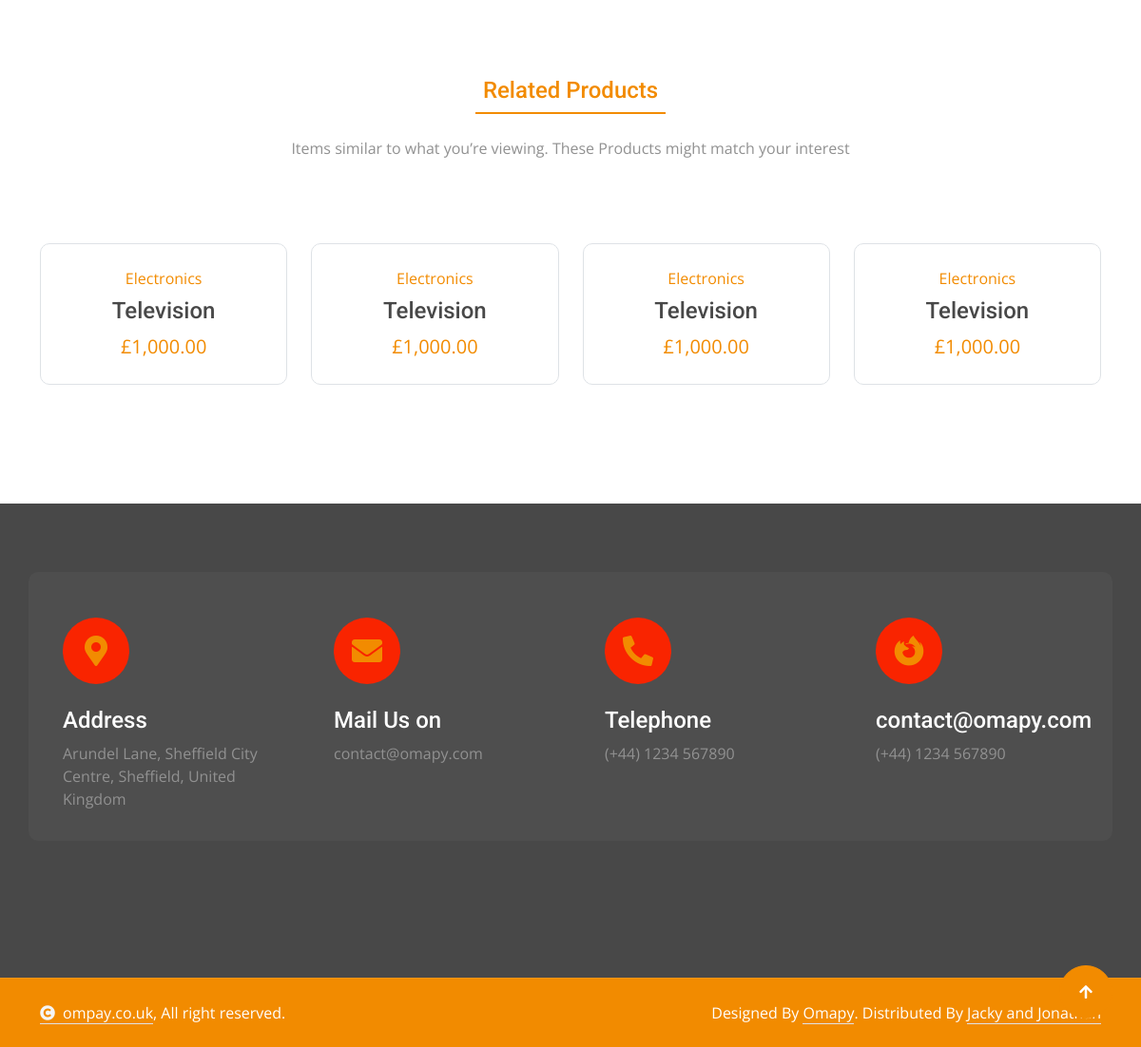
The app's page /product/2/ (lower part), older data.
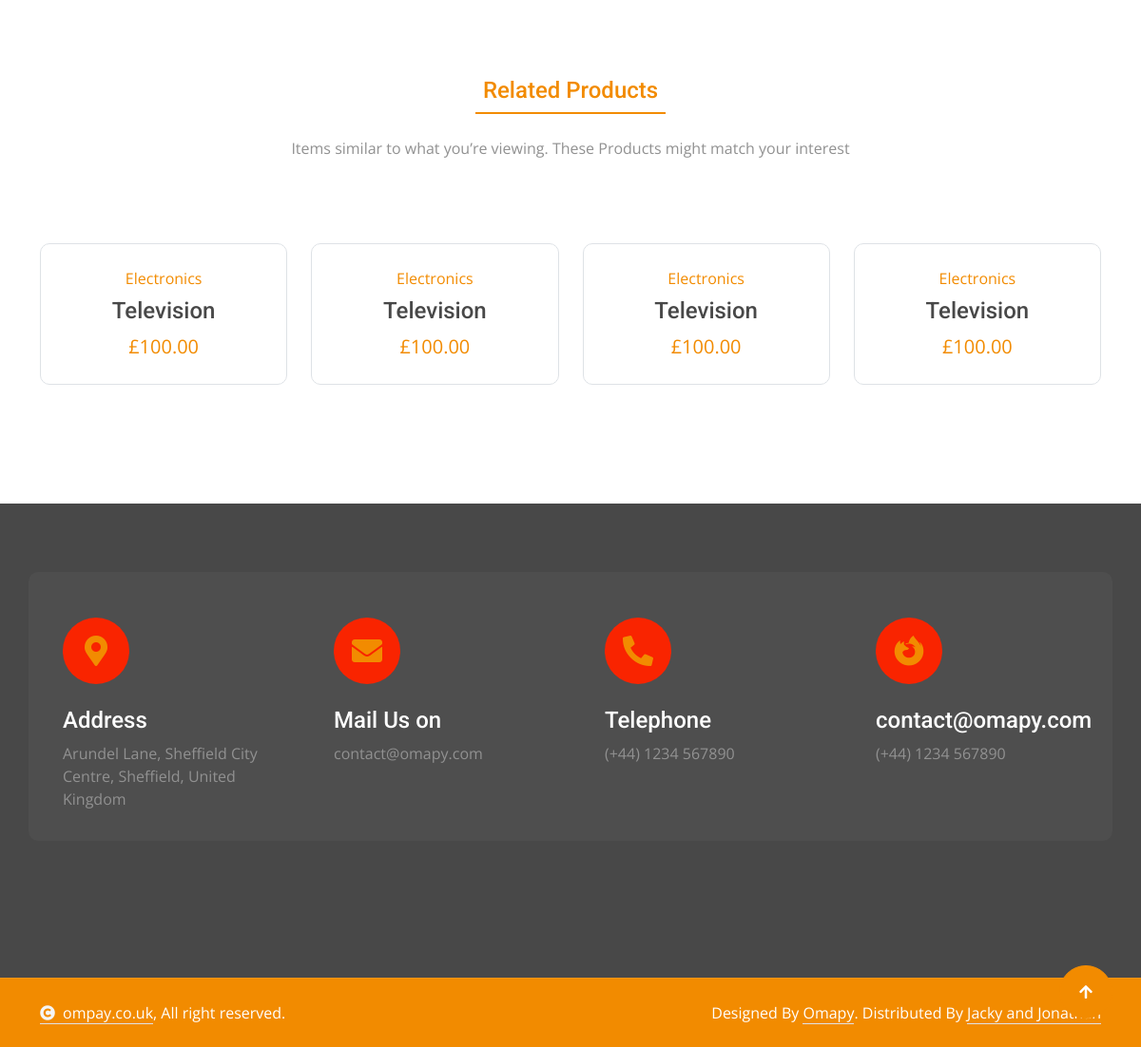
The same page, newer data.
### tables this page shows
CREATE TABLE products (
    id INTEGER PRIMARY KEY AUTOINCREMENT,
    created TIMESTAMP DEFAULT CURRENT_TIMESTAMP,
    user INTEGER NOT NULL REFERENCES users(id),
    product_name TEXT NOT NULL,
    product_price INTEGER NOT NULL,
    product_category TEXT,
    product_brand TEXT,
    product_description TEXT,
    product_image TEXT,
    product_gallery1 TEXT,
    product_gallery2 TEXT,
    product_gallery3 TEXT
);

### app.py (the view)
@app.route('/product/<int:id>/')
def product(id):
    product_data = get_product_by_id(id)
    if not product_data:
         flash(category='warning', message='Requested product not found!')
         return redirect(url_for('/'))
    related_products = get_related_products( product_data['product_category'],product_data['id'])
    return render_template('product.html', title=product_data['product_name'], product=product_data, related_products=related_products)

### app.py (called while the page is built)
@app.context_processor
def inject_csrf_token():
    return dict(csrf_token=generate_csrf())

@app.context_processor
def inject_site_name():
    return dict(siteName=siteName)

@app.context_processor
def inject_user():
    return {
        "username": session.get("username", "Shopper"),
        "user_id": session.get("user_id")
    }

def is_admin():
    return session.get('user_id') == 8

@app.context_processor
def inject_admin():
    return dict(is_admin=is_admin)

@app.template_filter()
def get_username(user_id):
    user = get_user_by_id(user_id)
    return user['username'] if user else 'Unknown'

@app.template_filter('gbp')
def gbp(value):
    try:
        return "£{:,.2f}".format(float(value))
    except (ValueError, TypeError):
        return "£0.00"

@app.context_processor
def inject_categories():
    return {
        "categories": get_categories_with_count()
    }

### db/db.py (called while the page is built)
def get_user_by_id(user_id):
    conn = get_db_connection()
    user = conn.execute('SELECT * FROM users WHERE id = ?', (user_id,)).fetchone()
    conn.close()
    if user is None:
        abort(404)
    return user

### templates/product.html (shortened to what this page needs)
{% extends "base.html" %}
{% block content %}
<div class="container-fluid shop py-5">
    <div class="container py-5">
    </div>
</div>
<div class="container-fluid related-product">
    <div class="container">
        <div class="mx-auto text-center pb-5" style="max-width: 700px;">
            <h4 class="text-primary mb-4 border-bottom border-primary border-2 d-inline-block p-2 title-border-radius wow fadeInUp"
                data-wow-delay="0.1s">Related Products</h4>
            <p class="wow fadeInUp" data-wow-delay="0.2s">Items similar to what you’re viewing. These Products might
                match your interest</p>
        </div>
        <div class="related-carousel owl-carousel pt-4">
            {% for item in related_products %}
            <div class="related-item rounded">
                <div class="related-item-inner border rounded">
                    <div class="text-center rounded-bottom p-4">
                        <a href="{{ url_for('product', id=item['id']) }}"
                            class="d-block mb-2">{{item['product_category']}}</a>
                        <a href="{{ url_for('product', id=item['id']) }}"
                            class="d-block h4">{{item['product_name']}}</a>
                        <span class="text-primary fs-5">{{ item['product_price'] | gbp }}</span>
                    </div>
                </div>
            </div>
            {% else %}
            <p class="text-muted">No related products available.</p>
            {% endfor %}
        </div>
    </div>
</div>
{% endblock %}

Row changes from the older to the newer data that the page shows:
changed products "Electronics": product_price|gbp "£1,000.00" → "£100.00"
